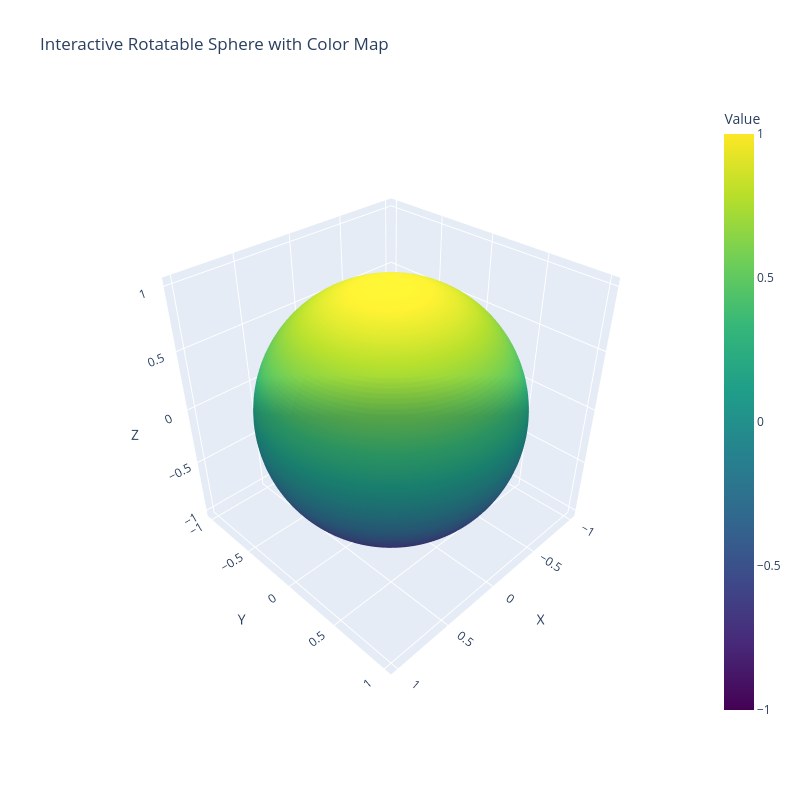

Source (notebook cell):
### Code cell
import numpy as np
import plotly.graph_objects as go

# Create sphere coordinates
u = np.linspace(0, 2 * np.pi, 100)
v = np.linspace(0, np.pi, 100)
x = np.outer(np.cos(u), np.sin(v))
y = np.outer(np.sin(u), np.sin(v))
z = np.outer(np.ones(np.size(u)), np.cos(v))

# Create a color map based on height (z-coordinate) or you can use other functions
# Option 1: Color based on z-coordinate (height)
colors = z

# Option 2: Color based on distance from a point
# colors = np.sqrt(x**2 + y**2 + z**2)

# Option 3: Color based on a custom function (e.g., combination of coordinates)
# colors = np.sin(5*x) * np.cos(5*y)

# Create the 3D surface plot
fig = go.Figure(data=[go.Surface(
    x=x, y=y, z=z,
    surfacecolor=colors,
    colorscale='Viridis',  # You can change to 'Plasma', 'Jet', 'Rainbow', etc.
    colorbar=dict(title="Value"),
    showscale=True
)])

# Update layout for better visualization
fig.update_layout(
    title='Interactive Rotatable Sphere with Color Map',
    scene=dict(
        xaxis_title='X',
        yaxis_title='Y',
        zaxis_title='Z',
        aspectmode='data',  # Equal aspect ratio
        camera=dict(
            eye=dict(x=1.5, y=1.5, z=1.5)
        )
    ),
    width=800,
    height=800
)

# Display the figure
fig.show()

# Alternative: More complex color pattern
# Uncomment below for a wave pattern on the sphere
"""
# Wave pattern based on spherical coordinates
colors_wave = np.sin(5*u)[:, np.newaxis] * np.cos(5*v)[np.newaxis, :]

fig2 = go.Figure(data=[go.Surface(
    x=x, y=y, z=z,
    surfacecolor=colors_wave,
    colorscale='Rainbow',
    colorbar=dict(title="Wave Pattern"),
    showscale=True
)])

fig2.update_layout(
    title='Sphere with Wave Pattern',
    scene=dict(
        xaxis_title='X',
        yaxis_title='Y',
        zaxis_title='Z',
        aspectmode='data'
    ),
    width=800,
    height=800
)

fig2.show()
"""

### Figure 1 — Plotly figure (JSON) as saved in the notebook; plotly's stock layout.template omitted (floating-point values rounded to 4 significant figures; data arrays with more than 128 entries replaced by an {"elided": "..."} marker saying what was removed)
{"data": [{"colorbar": {"title": {"text": "Value"}}, "colorscale": [[0, "#440154"], [0.1111, "#482878"], [0.2222, "#3e4989"], [0.3333, "#31688e"], [0.4444, "#26828e"], [0.5556, "#1f9e89"], [0.6667, "#35b779"], [0.7778, "#6ece58"], [0.8889, "#b5de2b"], [1, "#fde725"]], "showscale": true, "surfacecolor": {"elided": "100x100 float values"}, "type": "surface", "x": {"elided": "100x100 float values"}, "y": {"elided": "100x100 float values"}, "z": {"elided": "100x100 float values"}}], "layout": {"height": 800, "scene": {"aspectmode": "data", "camera": {"eye": {"x": 1.5, "y": 1.5, "z": 1.5}}, "xaxis": {"title": {"text": "X"}}, "yaxis": {"title": {"text": "Y"}}, "zaxis": {"title": {"text": "Z"}}}, "title": {"text": "Interactive Rotatable Sphere with Color Map"}, "width": 800}}
